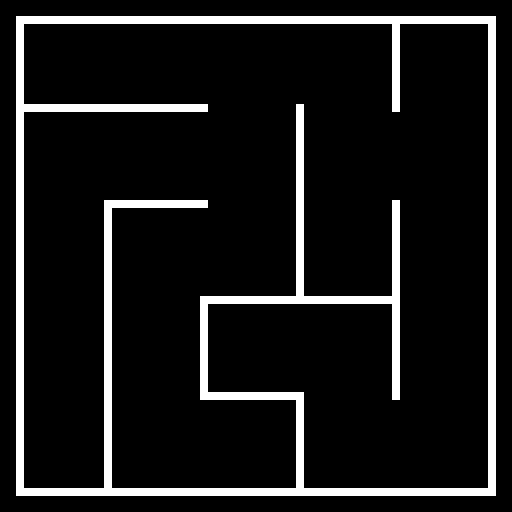

A level layout from a 2D game, rendered from its tile map. Below: a short description, then the map file with tile-grid data replaced by summaries:
An orthogonal 64x64 tile map with 8x8 px tiles, 1 tile layer (Background) and 20 objects (4x Painter, Player, Checkpoint).

<map version="1.10" tiledversion="1.10.2" orientation="orthogonal" renderorder="right-down" width="64" height="64" tilewidth="8" tileheight="8" infinite="0" nextlayerid="4" nextobjectid="22">
 <tileset firstgid="1" source="Mazeball.tsx" />
 <layer id="1" name="Background" width="64" height="64">
  <data>[4096 cells, 426 non-empty, 1 distinct tile ids]</data>
 </layer>
 <objectgroup id="2" name="Spawnpoints">
  <object id="15" name="Player" type="Player" x="31" y="50" width="30" height="30" />
  <object id="16" name="Painter" type="Painter" x="336" y="258" width="30" height="30">
   <properties>
    <property name="colour" value="Blue" />
   </properties>
  </object>
  <object id="17" name="Painter" type="Painter" x="433" y="33" width="30" height="30">
   <properties>
    <property name="colour" value="Yellow" />
   </properties>
  </object>
  <object id="18" name="Painter" type="Painter" x="220" y="337" width="30" height="30">
   <properties>
    <property name="colour" value="Red" />
   </properties>
  </object>
  <object id="19" name="Painter" type="Painter" x="47" y="449" width="30" height="30">
   <properties>
    <property name="colour" value="Green" />
   </properties>
  </object>
  <object id="21" name="Checkpoint" type="Checkpoint" x="262.25" y="473.5">
   <polygon points="0,0 32,0 32,15.25 -0.25,15" />
  </object>
 </objectgroup>
 <objectgroup id="3" name="Walls">
  <object id="1" x="16.25" y="16">
   <polygon points="0,0 479.25,0 479.5,7.75 -0.25,7.75" />
  </object>
  <object id="2" x="16" y="24.25">
   <polygon points="0,0 8,0 8.25,471.25 -0.25,471.5" />
  </object>
  <object id="3" x="24.5" y="488.25">
   <polygon points="0,0 0.25,7.5 471.5,7.5 471.5,0.25" />
  </object>
  <object id="4" x="488" y="488.25">
   <polygon points="0,0 0.25,-464 7.75,-464.25 7.75,0" />
  </object>
  <object id="5" x="392" y="200">
   <polygon points="0,0 7.75,0 7.75,200.25 -0.25,200.25" />
  </object>
  <object id="6" x="295.75" y="400.5">
   <polygon points="0,0 8,0 8.5,87.25 0.25,87.5" />
  </object>
  <object id="7" x="199.75" y="391.75">
   <polygon points="0,0 0,7.75 104.25,8 104.25,0" />
  </object>
  <object id="8" x="200" y="296.25">
   <polygon points="0,0 8.25,-0.25 7.5,95 0.25,94.75" />
  </object>
  <object id="9" x="208.75" y="296.25">
   <polygon points="0,0 -0.25,7.5 182.75,8 182.75,-0.25" />
  </object>
  <object id="10" x="296.25" y="104.5">
   <polygon points="0,0 7.5,0 7.75,190.5 -0.25,190.25" />
  </object>
  <object id="11" x="392" y="24.25">
   <polygon points="0,0 7.75,0 8.25,87.25 0.25,87.5" />
  </object>
  <object id="12" x="24.25" y="104.5">
   <polygon points="0,0 0.25,7.25 183.5,7.25 183.5,-0.25" />
  </object>
  <object id="13" x="104.25" y="200.25">
   <polygon points="0,0 8,0.25 7.75,287.5 -0.25,287.25" />
  </object>
  <object id="14" x="112.75" y="200.5">
   <polygon points="0,0 0,7.25 95,7 95,-0.5" />
  </object>
 </objectgroup>
</map>
